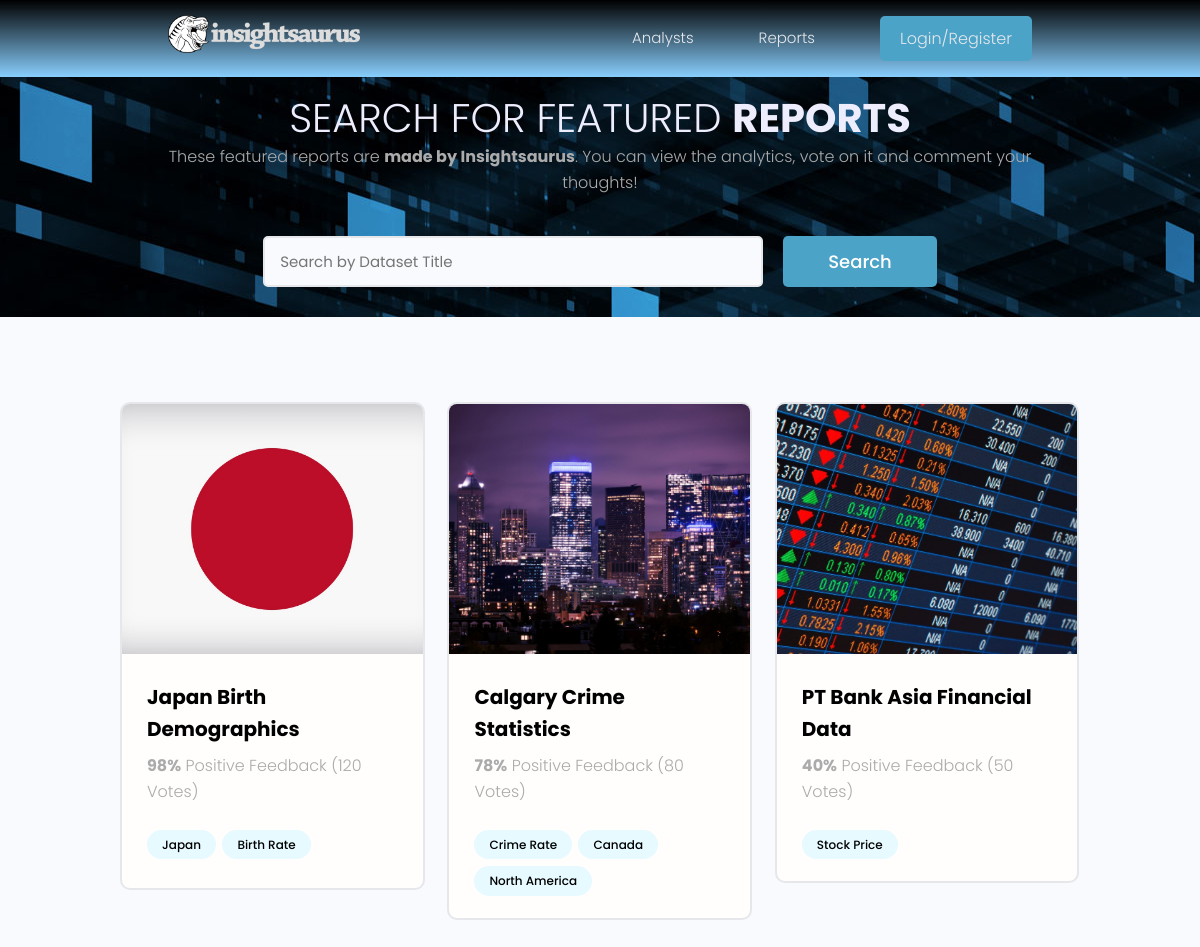
The app's page /, older data.
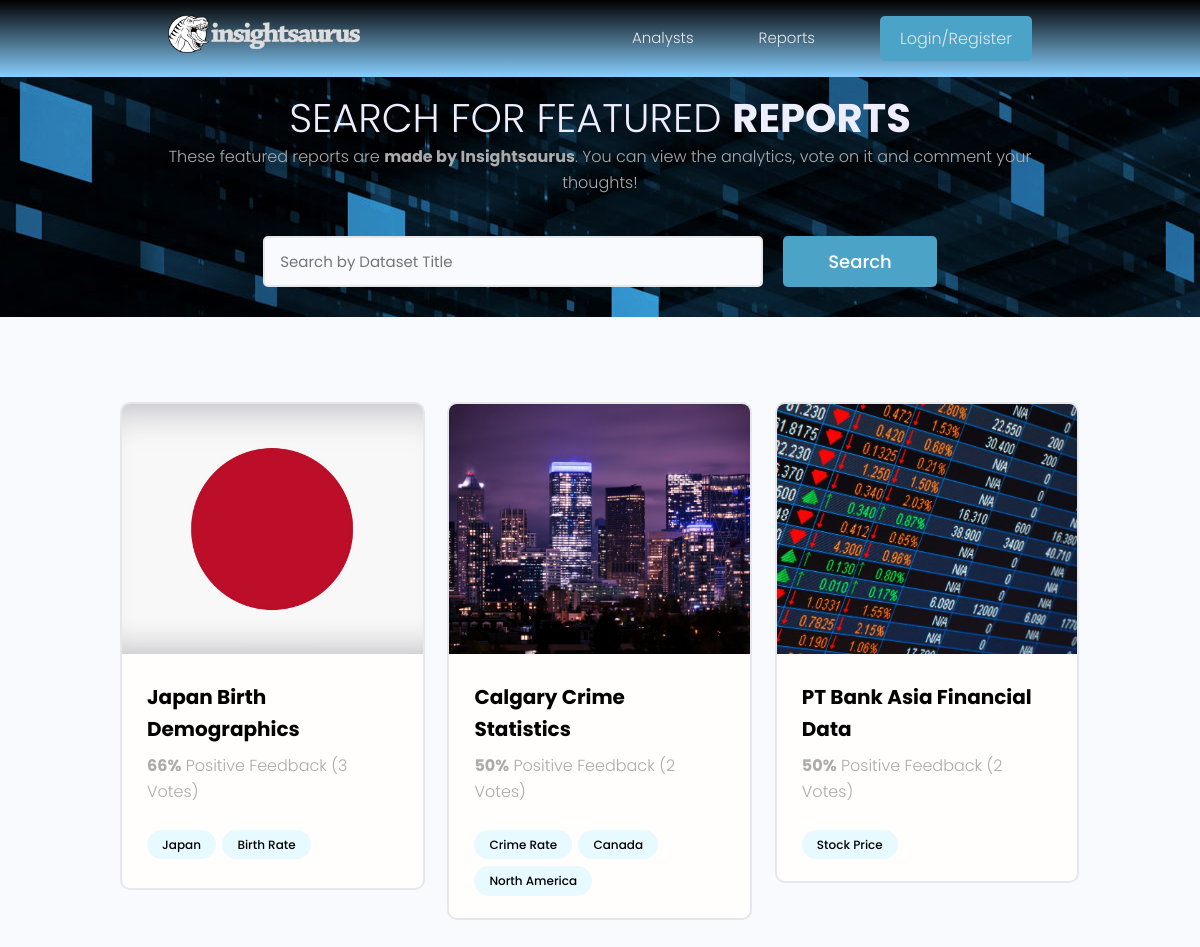
The same page, newer data.
### datasets/models.py (models this page shows, shortened)
class Dataset(models.Model):
    title = models.CharField(max_length=200)
    description = models.TextField(null=True, blank=True)
    dataset_image = models.ImageField(null=True, blank=True, default="default.jpg")
    source_link = models.CharField(max_length=2000, null=True, blank=True)
    tags = models.ManyToManyField('Tag', blank=True)
    vote_total = models.IntegerField(default=0, null=True, blank=True)
    vote_ratio = models.IntegerField(default=0, null=True, blank=True)
    created = models.DateTimeField(auto_now_add=True)
    id_num = models.UUIDField(default=uuid.uuid4, unique=True, primary_key=True, editable=False)

### datasets/views.py (the view)
# urls.py: path('', views.datasets, name="datasets"),
def datasets(request):
    datasets = Dataset.objects.all()
    context = {'datasets': datasets}
    return render(request, 'datasets/datasets.html', context)

### datasets/models.py (called while the page is built)
    def __str__(self):
        return self.name

### datasets/templates/datasets/datasets.html (shortened to what this page needs)
{% extends "main.html" %}
{% block content %}
<main class="projects">
    <section class="hero-section text-center">
      <div class="container container--narrow">
        <div class="hero-section__box">
          <h2>Search for Featured <span> Reports</span></h2>
          <p>These featured reports are <b>made by Insightsaurus</b>. You can view the analytics, vote on it and comment your thoughts!</p>
        </div>
        <div class="hero-section__search">
          <form class="form" action="#" method="get">
            <div class="form__field">
              <input class="input input--text" id="formInput#search" type="text" name="text"
                placeholder="Search by Dataset Title" />
            </div>
            <input class="btn btn--sub btn--lg" type="submit" value="Search" />
          </form>
        </div>
      </div>
    </section>
    <section class="projectsList">
      <div class="container">
        <div class="grid grid--three">
          {% for dataset in datasets %}
          <div class="column">
            <div class="card project">
              <a href="{% url 'dataset' dataset.id_num %}" class="project">
                <img class="project__thumbnail" src="{{ dataset.dataset_image.url }}" alt="project thumbnail" />
                <div class="card__body">
                  <h3 class="project__title">{{dataset.title}}</h3>
                  <p class="project--rating">
                    <span style="font-weight: bold;">{{dataset.vote_ratio}}%</span> Positive
                    Feedback ({{dataset.vote_total}} Vote{{dataset.vote_total|pluralize:"s"}})
                  </p>
                  <div class="project__tags">
                    {% for tag in dataset.tags.all %}
                    <span class="tag tag--pill tag--main">
                      <small>{{tag}}</small>
                    </span>
                    {% endfor %}
                  </div>
                </div>
              </a>
            </div>
          </div>
          {% endfor %}
        </div>
      </div>
    </section>
  </main>
{% endblock content %}

Row changes from the older to the newer data that the page shows:
changed Dataset "Japan Birth Demographics": vote_ratio "98" → "66"; vote_total "120" → "3"
changed Dataset "Calgary Crime Statistics": vote_ratio "78" → "50"; vote_total "80" → "2"
changed Dataset "PT Bank Asia Financial Data": vote_ratio "40" → "50"; vote_total "50" → "2"
